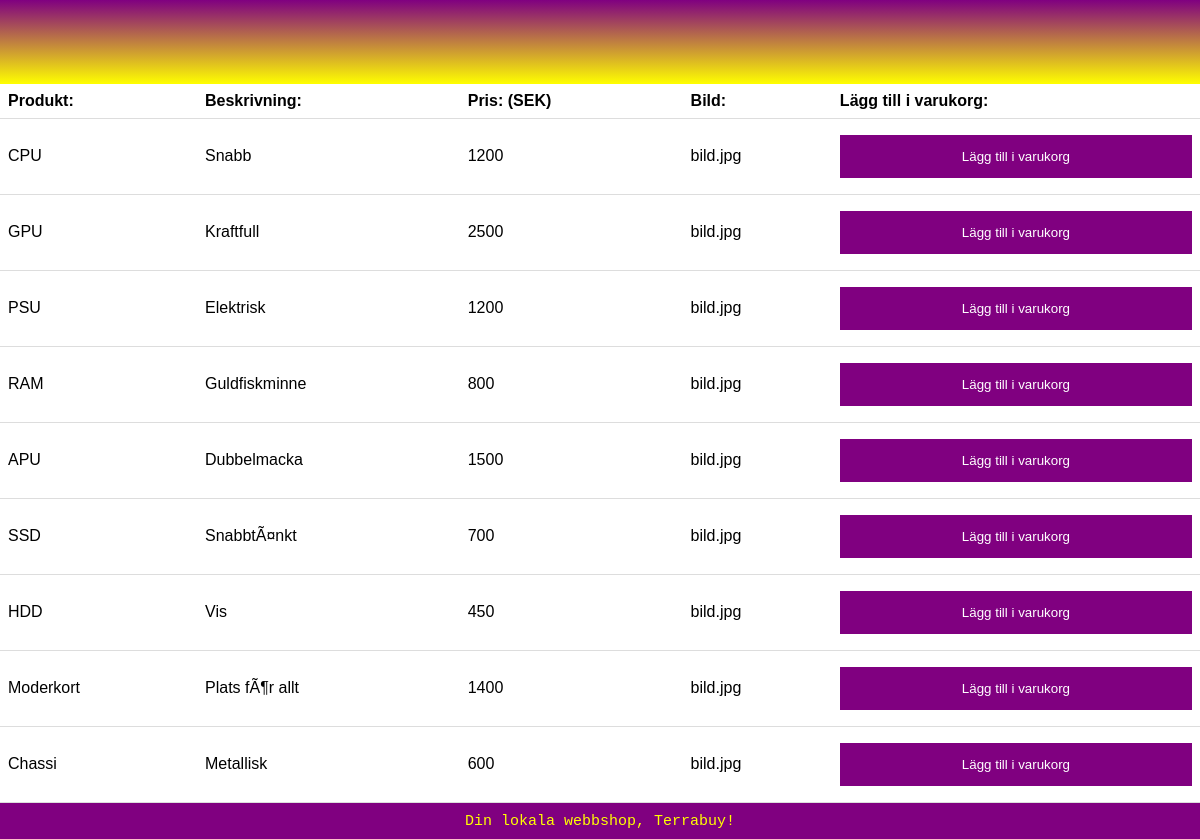
Page /Webbrot/Produkter.php (signed in) on the committed database.
### tables this page shows
CREATE TABLE `produkter` (
  `produktID` int(10) UNSIGNED NOT NULL,
  `namn` varchar(20) NOT NULL,
  `beskrivning` varchar(200) NOT NULL,
  `pris` int(50) NOT NULL,
  `bild` varchar(200) NOT NULL
);

### Webbrot/Produkter.php (called while the page is built, shortened)
<?php
	require "../Template/Produkter-template.php";
?>

### Template/Produkter-template.php (the view, shortened to what this page needs)
<?php
	require "connect.php";
	$sql = "SELECT * FROM produkter";
	$res = $dbh -> prepare($sql);
	$res -> execute();
	$result = $res -> get_result();
?>
<!DOCTYPE html>
<html lang="sv">
	<head>
		<link href="Slutprojekt.css" rel="stylesheet">
	</head>
	<body>
		<?php
			require "../Template/Nav.php";
		?>
		<main role="main">
			<table>
				<tr>
					<th>Produkt:</th>
					<th>Beskrivning:</th>
					<th>Pris: (SEK)</th>
					<th>Bild:</th>
					<th>Lägg till i varukorg:
				</tr>
				<?php
				while($row = $result -> fetch_assoc())
				{
					$pid=$row['produktID'];
				echo "<tr><td>";
				echo $row['namn'];
				echo "</td><td>";
				echo $row['beskrivning'];
				echo "</td><td>";
				echo $row['pris'];
				echo "</td><td>";
				echo $row['bild'];
				echo "</td><td>";
				echo "<button type='button' onclick='location.href=\"ProduktBRespons.php?pid=$pid\";'>Lägg till i varukorg</button>";
				echo "</td></tr>";
				}
				?>
			</table>
		</main>
		<div class="sidenav2">
		</div>
		<?php
			require "../Template/Footer.php";
		?>
	</body>
</html>

### Webbrot/Slutprojekt.css (style rules this page uses)
* { box-sizing: border-box; }
body, html { margin: 0; font-family: Arial, Helvetica, sans-serif; height: 100%; }
.sidenav2 { height: 100%; width: 2.06%; z-index: 0; top: 0; right: 0; background-image: linear-gradient(purple, yellow); display: block; margin: 0; float: right; position: fixed; }
table { border-collapse: collapse; width: 100%; }
th, td { padding: 8px; text-align: left; border-bottom: 1px solid #ddd; }
main { float: left; width: calc(100% - 6.5% - 2.06%); }
button { width: 100%; background-color: purple; color: white; padding: 14px 20px; margin: 8px 0; border: none; cursor: pointer; }
@media screen and (max-width: 1400px) { main { float: left; width: 100%; } }
@media screen and (max-width: 1400px) { .sidenav2 { height: 10%; width: 100%; z-index: 0; top: 0; right: 0; background-image: linear-gradient(purple); display: inline; margin: 0; float: right; position: fixed; } }

### rows in the picture
produkter: namn "CPU", beskrivning "Snabb", pris "1200", bild "bild.jpg"
produkter: namn "GPU", beskrivning "Kraftfull", pris "2500", bild "bild.jpg"
produkter: namn "PSU", beskrivning "Elektrisk", pris "1200", bild "bild.jpg"
produkter: namn "RAM", beskrivning "Guldfiskminne", pris "800", bild "bild.jpg"
produkter: namn "APU", beskrivning "Dubbelmacka", pris "1500", bild "bild.jpg"
produkter: namn "SSD", beskrivning "SnabbtÃ¤nkt", pris "700", bild "bild.jpg"
produkter: namn "HDD", beskrivning "Vis", pris "450", bild "bild.jpg"
produkter: namn "Moderkort", beskrivning "Plats fÃ¶r allt", pris "1400", bild "bild.jpg"
produkter: namn "Chassi", beskrivning "Metallisk", pris "600", bild "bild.jpg"
